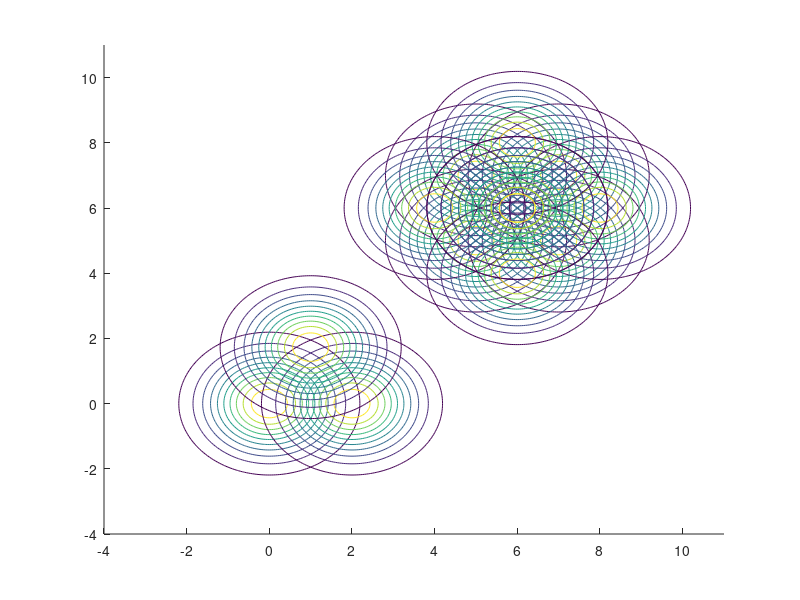

This chart was generated by the following MATLAB code: (Note: this script raises an error after producing the figure.)
clear; close all;
m = 2;
numCluster = 2;
max_iter = 100;
iter = 0;
epsilon = 0.001;
color2 = {'#00AFEF', '#1F5CA9'};
color3 = {'#00AFEF', '#1086CC', '#1F5CA9'};
color = {'#00AFEF', '#05A1E3', '#0A93D8', '#1086CC', '#1578C0', '#1A6AB5', '#1F5CA9'};

h = 0.05;
[x, y] = meshgrid(-4:h:11, -4:h:11);
 
mu = [0 0; 2 0; 1 sqrt(3); ...
    5 7; 7 7; 5 5; 7 5; ...
    8 6; 6 6; 6 8; ...
    4 6; 6 4; 6 6;
    ];

rng(1);

fi = [];
figure(1);
hold on;
for i = 1:size(mu, 1)
    fi(:,:,i) = mvnpdf([x(:) y(:)], mu(i,:), eye(2));
    f(:,:,i) = reshape(fi(:,:,i), size(x,1), size(x,2));
    contour(x, y, f(:,:,i)); hold on;
end
hold off;

numSample = size(mu, 1);

U0 = rand(numCluster, numSample);
U0 = U0 ./ sum(U0);

% Initial fv calculation
    % Update fvnew
    for i = 1:numCluster
        weights = U0(i, :).^m;
        normalization_factor = sum(weights);
        weighted_sum = sum(f .* reshape(weights, 1, 1, numSample), 3);
        fv(:,:,i) = weighted_sum / normalization_factor;
    end
fv_copy = fv;

while iter < max_iter
    iter = iter + 1;

    % Compute Wf
    Wf = zeros(numCluster, numSample);
    for j = 1:numSample
        for i = 1:numCluster
            diff = abs(fv(:,:,i) - f(:,:,j));
            Wf(i, j) = (Integration(h, diff, 2)) + 10^(-10);
        end
    end

    % Update Unew
    Unew = zeros(numCluster, numSample);
    for j = 1:numSample
        for i = 1:numCluster
            numerator = 1 / (Wf(i, j)) ^ (2/(m - 1));
            denominator = 0;
            for k = 1:numCluster
                denominator = denominator + 1 / (Wf(k, j)) ^ (2/(m - 1));
            end
            Unew(i, j) = numerator / denominator;
        end
    end

    % Update fvnew
    for i = 1:numCluster
        weights = Unew(i, :).^m;
        normalization_factor = sum(weights);
        weighted_sum = sum(f .* reshape(weights, 1, 1, numSample), 3);
        fvnew(:,:,i) = weighted_sum / normalization_factor;
    end

    % Compute objective function value
    ObjFun = sum(sum((Unew) .* Wf));
    fprintf('Iteration count = %d, obj. fcm = %f\n', iter, ObjFun);


    % Check convergence
    if norm(U0 - Unew, 1) < epsilon
        break;
    end

    % Update for the next iteration
    fv = fvnew;
    U0 = Unew;


end

% Plotting results
figure(3);
for i = 1:numCluster
    meshc(x, y, fvnew(:,:,i)); hold on;
end

figure(6);
for j = 1:numSample
    meshc(x, y, f(:,:,j)); hold on;
end

hold off;

figure(4);
heatmap(Unew);


figure(5);
for i = 1:numCluster
    for j = 1:numSample
        contour(x, y, fvnew(:,:,i), "LineWidth",3); hold on;
        contour(x, y, f(:,:,j), '--black'); hold on;
    end
end


